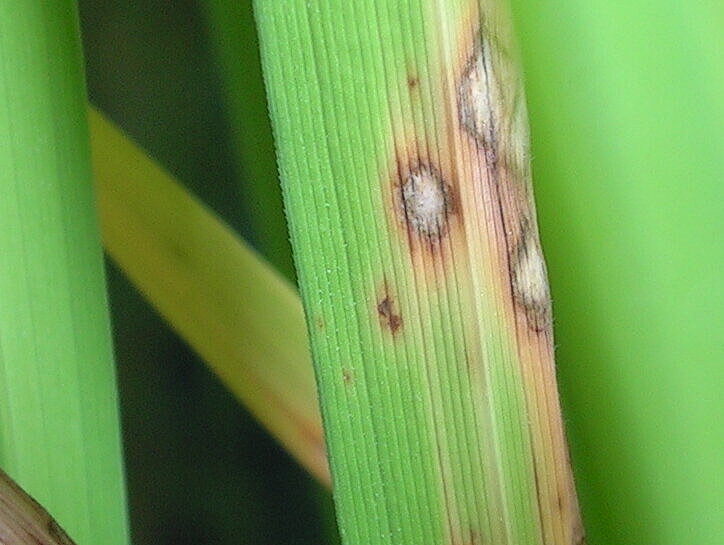
#> input picture cropshield-ai/rice_test/rice_blast_3.jpg, 724 x 545 px; its folder holds only this picture in this run
$ python -i diagnostic_service.py   (imports and definitions only)
#> lines starting #> are read from the running program, lines starting #| are printed output that depends on the picture
### cropshield-ai/backend/config.py
"""Configuration and paths for CropShield AI Backend."""

import os
from pathlib import Path
from dotenv import load_dotenv

# Base paths
BACKEND_DIR = Path(__file__).resolve().parent
PROJECT_ROOT = BACKEND_DIR.parent
WIKI_DIR = PROJECT_ROOT / "wiki" / "agriculture"

# Load environment variables: .env.example defaults first, then .env and .env.local override
for env_file in [".env.example", ".env", ".env.local"]:
    env_path = PROJECT_ROOT / env_file
    if env_path.exists():
        load_dotenv(dotenv_path=env_path, override=True)

def get_groq_api_key() -> str:
    """Retrieve Groq API key from environment variables."""
    key = (
        os.getenv("GROQ_API_KEY")
        or os.getenv("GROQ_vision_api")
        or os.getenv("VITE_GROQ_API_KEY")
    )
    return key.strip() if key else ""

def get_alibaba_api_key() -> str:
    """Retrieve Alibaba Model Studio API key from environment variables."""
    key = (
        os.getenv("ALIBABA_API_KEY")
        or os.getenv("DASHSCOPE_API_KEY")
        or os.getenv("VITE_ALIBABA_API_KEY")
    )
    return key.strip() if key else ""

def get_gemini_api_key() -> str:
    """Retrieve Google Gemini API key from environment variables."""
    key = (
        os.getenv("GEMINI_API_KEY")
        or os.getenv("GOOGLE_API_KEY")
        or os.getenv("VITE_GEMINI_API_KEY")
    )
    return key.strip() if key else ""

# Provider Selection (Primary: groq)
VISION_PROVIDER = (os.getenv("VISION_PROVIDER") or "groq").strip().lower()

# Groq & AI Model Configuration (Primary Provider)
GROQ_BASE_URL = os.getenv("GROQ_BASE_URL", "https://api.groq.com/openai/v1").rstrip("/")
GROQ_MODEL = os.getenv("GROQ_MODEL", "qwen/qwen3.8-27b")
GROQ_API_KEY = get_groq_api_key()
GROQ_API_URL = f"{GROQ_BASE_URL}/chat/completions"

# Alibaba Model Studio Configuration (Secondary / Alternative)
ALIBABA_BASE_URL = os.getenv("ALIBABA_BASE_URL", "https://dashscope.aliyuncs.com/compatible-mode/v1").rstrip("/")
ALIBABA_MODEL = os.getenv("ALIBABA_MODEL", "qwen3.8-27b")
ALIBABA_API_KEY = get_alibaba_api_key()
ALIBABA_API_URL = f"{ALIBABA_BASE_URL}/chat/completions"

# If configured as alibaba but ALIBABA_API_KEY is missing while Groq key is present, default to groq
if VISION_PROVIDER == "alibaba" and not ALIBABA_API_KEY and GROQ_API_KEY:
    VISION_PROVIDER = "groq"

# Model Selection defaults (Primary default: Groq)
DEFAULT_MODEL = GROQ_MODEL if VISION_PROVIDER == "groq" else (ALIBABA_MODEL if VISION_PROVIDER == "alibaba" else GROQ_MODEL)
VISION_MODEL = os.getenv("VISION_MODEL", DEFAULT_MODEL)
REASONING_MODEL = os.getenv("REASONING_MODEL", DEFAULT_MODEL)

# Google Gemini Configuration
GEMINI_API_KEY = get_gemini_api_key()
GEMINI_MODEL = os.getenv("GEMINI_MODEL", "gemini-3.1-flash-lite")
GEMINI_API_BASE = "https://generativelanguage.googleapis.com/v1beta/models"

# Local Ollama Configuration (if running)
OLLAMA_URL = os.getenv("OLLAMA_URL", "http://localhost:11434/api/generate")
OLLAMA_MODEL = os.getenv("OLLAMA_MODEL", "llama3.2-vision")

# Server Configuration
HOST = os.getenv("HOST", "0.0.0.0")
PORT = int(os.getenv("PORT", "8000"))

# Agricultural Environment API Configuration (https://github.com/matthewsebbi/agricultural-environment-API)
AGRI_ENV_API_URL = os.getenv("AGRI_ENV_API_URL", "http://127.0.0.1:8001")
OPEN_METEO_FORECAST_URL = "https://api.open-meteo.com/v1/forecast"

# Default Geolocation (Maharashtra, India)
MAHARASHTRA_DEFAULT_LAT = 19.7515
MAHARASHTRA_DEFAULT_LON = 75.7139

# Iterative Disease Comparison Configuration
VISUAL_WEIGHT = float(os.getenv("VISUAL_WEIGHT", "0.60"))
PHENOTYPE_WEIGHT = float(os.getenv("PHENOTYPE_WEIGHT", "0.40"))
MAX_TOP_CANDIDATES_FOR_DIFFERENTIAL = int(os.getenv("MAX_TOP_CANDIDATES", "3"))

### cropshield-ai/backend/services/diagnostic_service.py
"""Two-Pass Multimodal Diagnostic Service using Qwen3.8-27B and Agriculture Wiki."""

import re
import json
import logging
import io
import time
import base64
from typing import List, Optional, Dict, Any, Tuple
from PIL import Image

from backend.config import (
    PROJECT_ROOT,
    VISUAL_WEIGHT,
    PHENOTYPE_WEIGHT,
    MAX_TOP_CANDIDATES_FOR_DIFFERENTIAL,
)
from backend.schemas import (
    EnvironmentalContext,
    PhenotypeExtraction,
    DiagnosisResponse,
    StrongestAlternative,
    ProblemDetail,
    CandidateComparisonResult,
)
from backend.services.wiki_service import WikiService
from backend.services.environment_service import EnvironmentService
from backend.services.qwen_client import QwenClient, QwenAPIError

logger = logging.getLogger(__name__)


# [1150 lines that did not run here, left out]

>>> import cv2
>>> picture = cv2.imread('../../rice_test/rice_blast_3.jpg', cv2.IMREAD_GRAYSCALE)
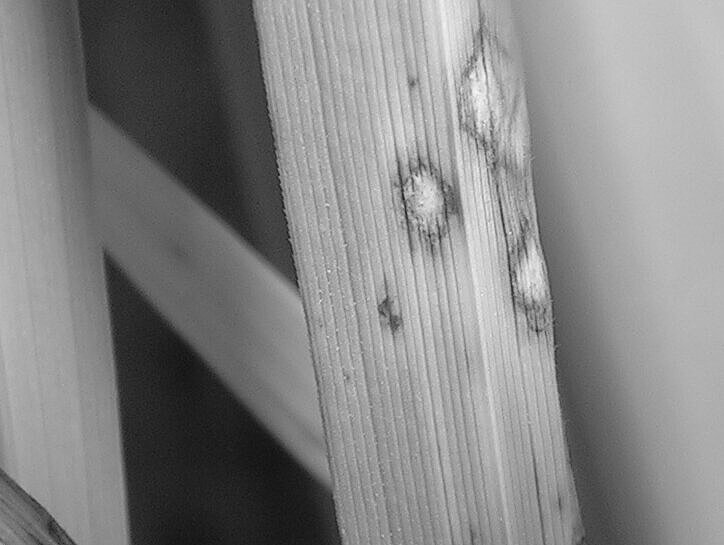
#> picture: shape (545, 724); min 15, max 251, mean 133.6
#> (the run stopped early here; a loop or call above may not have finished)
